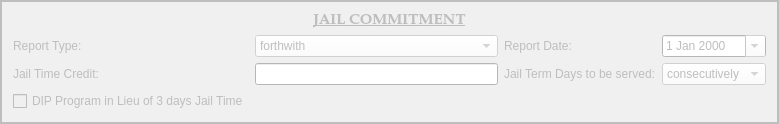
        <widget class="QFrame" name="jail_commitment_frame">
         <property name="enabled">
          <bool>false</bool>
         </property>
         <property name="styleSheet">
          <string notr="true">background-color: rgb(240, 240, 240);</string>
         </property>
         <property name="frameShape">
          <enum>QFrame::Box</enum>
         </property>
         <property name="frameShadow">
          <enum>QFrame::Plain</enum>
         </property>
         <property name="lineWidth">
          <number>2</number>
         </property>
         <layout class="QGridLayout" name="gridLayout_6" columnstretch="2,0,0,0">
          <item row="1" column="1">
           <widget class="QComboBox" name="report_type_box">
            <property name="styleSheet">
             <string notr="true">background-color: rgb(255, 255, 255);</string>
            </property>
            <item>
             <property name="text">
              <string>forthwith</string>
             </property>
            </item>
            <item>
             <property name="text">
              <string>future date</string>
             </property>
            </item>
            <item>
             <property name="text">
              <string>date set by Office of Community Control</string>
             </property>
            </item>
           </widget>
          </item>
          <item row="1" column="2">
           <widget class="QLabel" name="label_20">
            <property name="text">
             <string>Report Date:</string>
            </property>
           </widget>
          </item>
          <item row="1" column="3">
           <widget class="QDateEdit" name="report_date_box">
            <property name="styleSheet">
             <string notr="true">background-color: rgb(255, 255, 255);</string>
            </property>
            <property name="calendarPopup">
             <bool>true</bool>
            </property>
           </widget>
          </item>
          <item row="1" column="0">
           <widget class="QLabel" name="label_10">
            <property name="text">
             <string>Report Type:</string>
            </property>
           </widget>
          </item>
          <item row="2" column="0">
           <widget class="QLabel" name="label_3">
            <property name="text">
             <string>Jail Time Credit:</string>
            </property>
           </widget>
          </item>
          <item row="2" column="2">
           <widget class="QLabel" name="label_23">
            <property name="text">
             <string>Jail Term Days to be served:</string>
            </property>
           </widget>
          </item>
          <item row="2" column="3">
           <widget class="QComboBox" name="jail_term_type_box">
            <property name="styleSheet">
             <string notr="true">background-color: rgb(255, 255, 255);</string>
            </property>
            <item>
             <property name="text">
              <string>consecutively</string>
             </property>
            </item>
            <item>
             <property name="text">
              <string>concurrently</string>
             </property>
            </item>
           </widget>
          </item>
          <item row="2" column="1">
           <widget class="QLineEdit" name="jail_time_credit_box">
            <property name="styleSheet">
             <string notr="true">background-color: rgb(255, 255, 255);</string>
            </property>
           </widget>
          </item>
          <item row="3" column="0">
           <widget class="QCheckBox" name="dip_checkBox">
            <property name="text">
             <string>DIP Program in Lieu of 3 days Jail Time</string>
            </property>
           </widget>
          </item>
          <item row="0" column="0" colspan="4">
           <widget class="QLabel" name="label_27">
            <property name="sizePolicy">
             <sizepolicy hsizetype="Preferred" vsizetype="Minimum">
              <horstretch>0</horstretch>
              <verstretch>0</verstretch>
             </sizepolicy>
            </property>
            <property name="maximumSize">
             <size>
              <width>16777215</width>
              <height>100</height>
             </size>
            </property>
            <property name="font">
             <font>
              <family>Palatino Linotype</family>
              <pointsize>11</pointsize>
              <weight>75</weight>
              <italic>false</italic>
              <bold>true</bold>
              <underline>true</underline>
             </font>
            </property>
            <property name="text">
             <string>JAIL COMMITMENT</string>
            </property>
            <property name="alignment">
             <set>Qt::AlignCenter</set>
            </property>
           </widget>
          </item>
         </layout>
        </widget>
